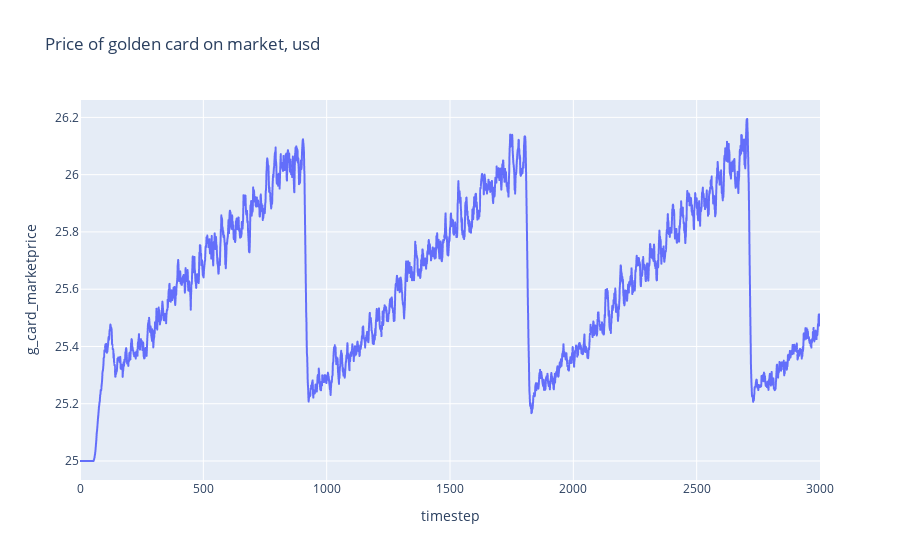

This figure's notebook cell:
### Code cell
px.line(res, x='timestep', y='g_card_marketprice', title="Price of golden card on market, usd", height=600)

### Figure 1 — Plotly figure (JSON) as saved in the notebook; plotly's stock layout.template omitted (floating-point values rounded to 4 significant figures; data arrays with more than 128 entries replaced by an {"elided": "..."} marker saying what was removed)
{"data": [{"hovertemplate": "timestep=%{x}<br>g_card_marketprice=%{y}<extra></extra>", "legendgroup": "", "line": {"color": "#636efa", "dash": "solid"}, "marker": {"symbol": "circle"}, "mode": "lines", "name": "", "showlegend": false, "type": "scattergl", "x": {"elided": "3001 int values"}, "xaxis": "x", "y": {"elided": "3001 float values"}, "yaxis": "y"}], "layout": {"autosize": true, "legend": {"tracegroupgap": 0}, "title": {"text": "Price of golden card on market, usd"}, "xaxis": {"anchor": "y", "autorange": true, "domain": [0, 1], "range": [0, 3000], "title": {"text": "timestep"}, "type": "linear"}, "yaxis": {"anchor": "x", "autorange": true, "domain": [0, 1], "range": [24.93, 26.26], "title": {"text": "g_card_marketprice"}, "type": "linear"}}}
